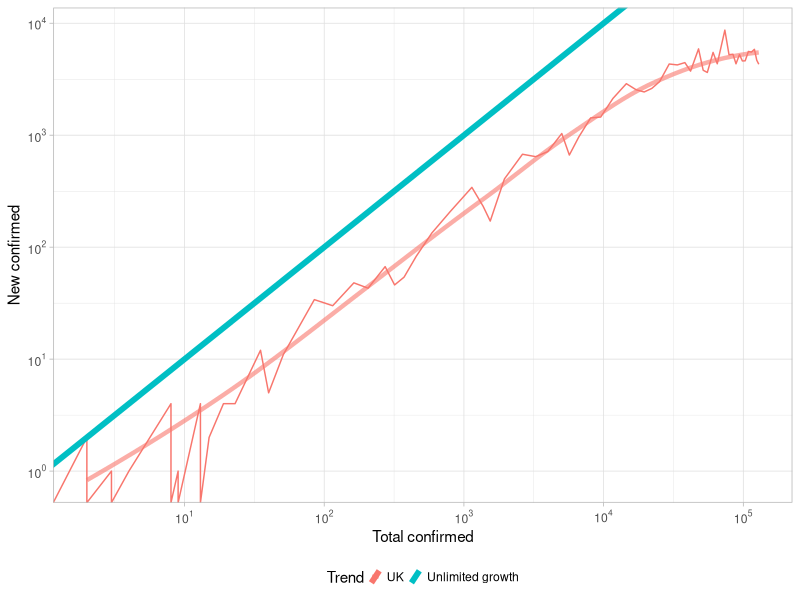
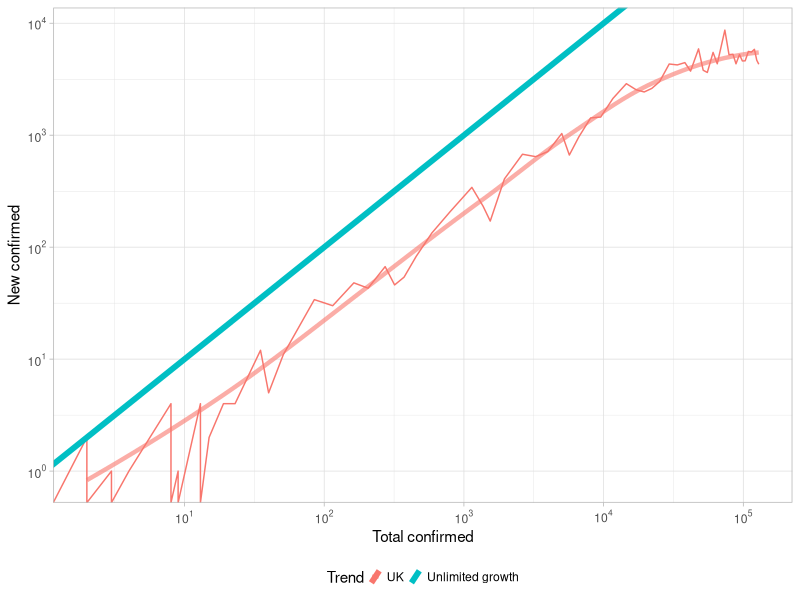

Write the R code that produced these figures, in order.
setwd("~/Documents/GitHub/Covid19predict/visualisation")
library(ggplot2)
library(scales)

dfUK = read.csv("../daraPreProcess/historyfigures.csv", header = T)

dfUK$newConfirmed = 0
for (item in 2:nrow(dfUK)) {
  dfUK$newConfirmed[item] = dfUK$confirmed[item] - dfUK$confirmed[item-1]
}

ggplot(data = dfUK, aes(x = dfUK$confirmed, y = dfUK$newConfirmed, color = "UK")) +
  geom_line()+
  stat_smooth(geom='line', alpha=0.6, se=FALSE, size = 1.5)+
  geom_abline(aes(slope = 1, intercept = 0, color = "Unlimited growth"), show.legend = T, size = 2)+
  xlab("Total confirmed")+
  labs(color = "Trend")+
  ylab("New confirmed")+
  theme_light()+
  theme(legend.key.size =  unit(2, "mm"),
        legend.position="bottom")+
  scale_x_continuous(trans='log10',breaks = trans_breaks("log10", function(x) 10^x), labels = trans_format("log10", math_format(10^.x))) +
  scale_y_continuous(trans='log10',breaks = trans_breaks("log10", function(x) 10^x), labels = trans_format("log10", math_format(10^.x)))

ggsave("UKlogTrend.png", scale = 2.5, width = 7, height = 5, units = "cm", dpi = "retina")
